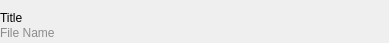
<?xml version="1.0" encoding="UTF-8"?>
<ui version="4.0">
 <class>PlayListItemTitleInfo</class>
 <widget class="QWidget" name="PlayListItemTitleInfo">
  <property name="geometry">
   <rect>
    <x>0</x>
    <y>0</y>
    <width>389</width>
    <height>43</height>
   </rect>
  </property>
  <property name="windowTitle">
   <string>Form</string>
  </property>
  <layout class="QVBoxLayout" name="verticalLayout">
   <property name="spacing">
    <number>0</number>
   </property>
   <property name="leftMargin">
    <number>0</number>
   </property>
   <property name="topMargin">
    <number>0</number>
   </property>
   <property name="rightMargin">
    <number>0</number>
   </property>
   <property name="bottomMargin">
    <number>0</number>
   </property>
   <item>
    <widget class="QLabel" name="title">
     <property name="sizePolicy">
      <sizepolicy hsizetype="Expanding" vsizetype="Fixed">
       <horstretch>0</horstretch>
       <verstretch>0</verstretch>
      </sizepolicy>
     </property>
     <property name="minimumSize">
      <size>
       <width>0</width>
       <height>22</height>
      </size>
     </property>
     <property name="maximumSize">
      <size>
       <width>16777215</width>
       <height>22</height>
      </size>
     </property>
     <property name="text">
      <string>Title</string>
     </property>
     <property name="alignment">
      <set>Qt::AlignmentFlag::AlignBottom|Qt::AlignmentFlag::AlignLeading|Qt::AlignmentFlag::AlignLeft</set>
     </property>
    </widget>
   </item>
   <item>
    <widget class="QLabel" name="fileName">
     <property name="sizePolicy">
      <sizepolicy hsizetype="Expanding" vsizetype="Fixed">
       <horstretch>0</horstretch>
       <verstretch>0</verstretch>
      </sizepolicy>
     </property>
     <property name="minimumSize">
      <size>
       <width>10</width>
       <height>10</height>
      </size>
     </property>
     <property name="maximumSize">
      <size>
       <width>16777215</width>
       <height>10</height>
      </size>
     </property>
     <property name="styleSheet">
      <string notr="true">color: rgb(140, 140, 140);</string>
     </property>
     <property name="text">
      <string>File Name</string>
     </property>
     <property name="alignment">
      <set>Qt::AlignmentFlag::AlignLeading|Qt::AlignmentFlag::AlignLeft|Qt::AlignmentFlag::AlignVCenter</set>
     </property>
    </widget>
   </item>
  </layout>
 </widget>
 <resources/>
 <connections/>
</ui>
